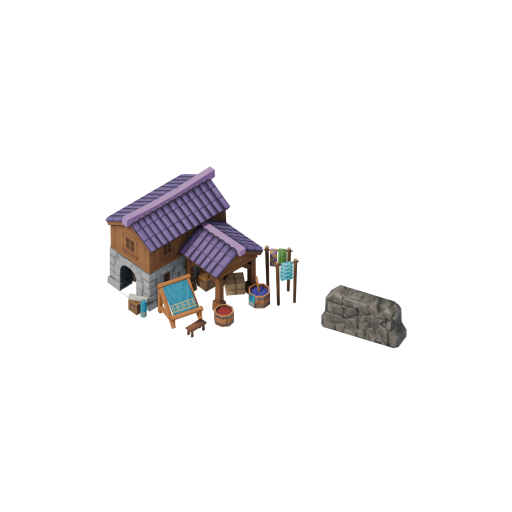
#> input picture Civ Supply Chains/Assets/CSC_TAILORS_Textile_Workshop_SV_Input.png, 1024 x 1024 px (shown at 1/2 size)
$ python prepare_imagegen_building_icon.py '../../../../Civ Supply Chains/Assets/CSC_TAILORS_Textile_Workshop_SV_Input.png' out.png
#> lines starting #> are read from the running program, lines starting #| are printed output that depends on the picture; after the words box and inside, x2 and y2 are one past the last pixel; in counts of white or black regions, pixels touching at a corner belong together
"""Fit a transparent painted building master into a Civ VI 256px atlas cell.

This deliberately preserves the painted colours and edge treatment. It only
removes empty margins, resizes, and centers the complete subject.
"""

import argparse
from pathlib import Path

from PIL import Image


def prepare(source: Path, output: Path, size: int = 256, extent: int = 220, offset_y: int = 0) -> tuple[int, int]:
#> called with size = 256, extent = 220, offset_y = 0
    image = Image.open(source).convert("RGBA")
#> image is the input picture: PIL image 1024x1024 RGBA; mean R, G, B, A 9, 8, 8.4, 20.4
    alpha = image.getchannel("A")
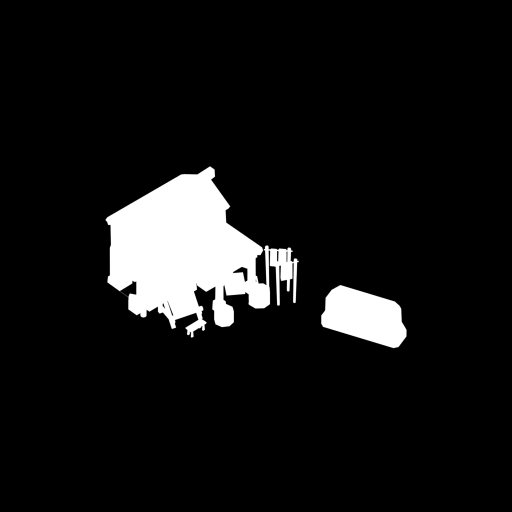
#> alpha: PIL image 1024x1024 L (shown at 1/2 size); min 0, max 255, mean 20.4
    solid = alpha.point(lambda value: 255 if value > 16 else 0)
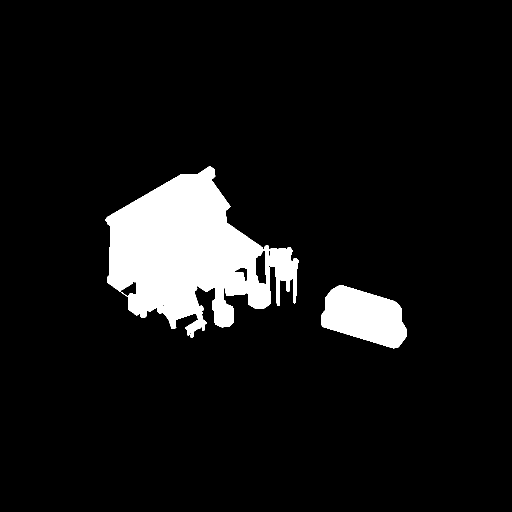
#> solid: PIL image 1024x1024 L (shown at 1/2 size); 8.2% white; 2 white regions, box (x1, y1, x2, y2) and area: (210, 332, 598, 676) 71395, (642, 570, 814, 697) 14535
    bounds = solid.getbbox()
#> bounds = (210, 332, 814, 697)
    if bounds is None:
        raise ValueError(f"No visible subject in {source}")

    cropped = image.crop(bounds)
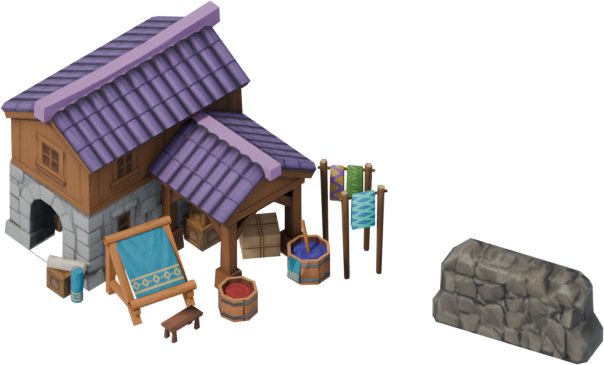
#> cropped: PIL image 604x365 RGBA; mean R, G, B, A 42.4, 37.6, 39.7, 97.1; transparent parts drawn white
    width, height = cropped.size
#> width = 604; height = 365
    scale = extent / max(width, height)
#> scale = 0.364
    fitted_size = (round(width * scale), round(height * scale))
#> fitted_size = (220, 133)
    if max(fitted_size) > size:
        raise ValueError("Requested extent exceeds canvas")
    fitted = cropped.resize(fitted_size, Image.Resampling.LANCZOS)
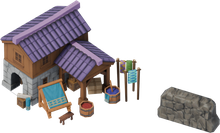
#> fitted: PIL image 220x133 RGBA; mean R, G, B, A 46.5, 41.1, 42.8, 97; transparent parts drawn white

    canvas = Image.new("RGBA", (size, size), (0, 0, 0, 0))
#> canvas: PIL image 256x256 RGBA; every value is 0
    x = (size - fitted_size[0]) // 2
#> x = 18
    y = (size - fitted_size[1]) // 2 + offset_y
#> y = 61
    if y < 0 or y + fitted_size[1] > size:
        raise ValueError("Vertical offset clips the subject")
    canvas.alpha_composite(fitted, (x, y))
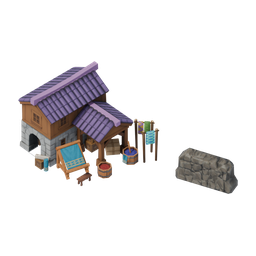
#> canvas: PIL image 256x256 RGBA; mean R, G, B, A 20.8, 18.3, 19.1, 43.3; transparent parts drawn white
    output.parent.mkdir(parents=True, exist_ok=True)
    canvas.save(output)
    return fitted_size


def main() -> None:
    parser = argparse.ArgumentParser(description=__doc__)
    parser.add_argument("source", type=Path)
    parser.add_argument("output", type=Path)
    parser.add_argument("--size", type=int, default=256)
    parser.add_argument("--extent", type=int, default=220)
    parser.add_argument("--offset-y", type=int, default=0)
    args = parser.parse_args()
    print("fitted_size", prepare(args.source, args.output, args.size, args.extent, args.offset_y))
    print(args.output)


if __name__ == "__main__":
    main()
